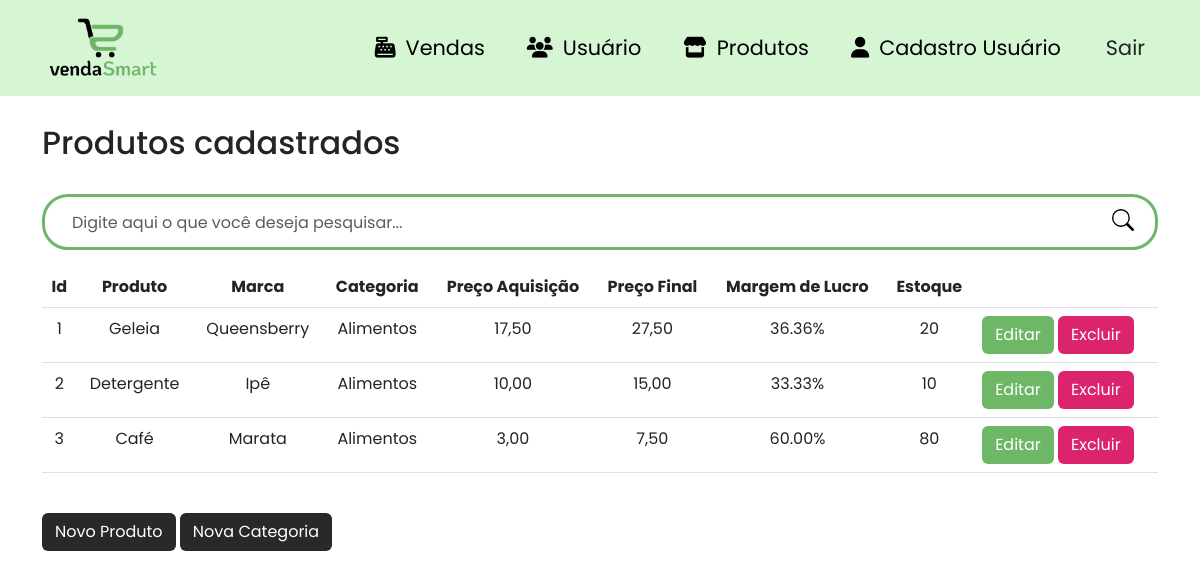
The app's page /produtos (signed in) with its own data.
### site_atividade/models/__init__.py (models this page shows, shortened)
class Produtos(database.Model):
    id_produtos = database.Column(database.Integer, primary_key=True)
    produto = database.Column(database.String, nullable=False)
    marca = database.Column(database.String, nullable=False)
    preco_aquisicao = database.Column(database.Float, nullable=False)
    preco = database.Column(database.Float, nullable=False)
    estoque = database.Column(database.Integer, nullable=False)
    margem_lucro = database.Column(database.Float, nullable=True)
    categoria_fk = database.Column(database.Integer, database.ForeignKey('categoria.id_categoria'), nullable=False)
    venda = database.relationship('Venda', backref='produto')

class Categoria(database.Model):
    id_categoria = database.Column(database.Integer, primary_key=True)
    categoria = database.Column(database.String, nullable=False)
    produtos = database.relationship('Produtos', backref='categoria', lazy=True)

### site_atividade/routers/__init__.py (the view)
@app.route("/produtos")
@login_required
def produtos():
    search_term = request.args.get('search')
    if search_term:
        produtos = Produtos.query.filter(Produtos.produto.ilike(f'%{search_term}%')).all()
    else:
        produtos = Produtos.query.all()
    categorias = Categoria.query.all()  # Obter todas as categorias
    return render_template('lista_produto.html', produtos=produtos, categorias=categorias)

### site_atividade/models/__init__.py (called while the page is built)
@login_manager.user_loader
def load_usuario(id_usuario):
    return Usuario.query.get(int(id_usuario))

### site_atividade/templates/lista_produto.html (shortened to what this page needs)
{% extends 'base.html' %}
{% block body %}
        <div class="container theme-showcase" role="main">
            <br>
            <div class="page-header">
                <h2 class="box-title col-md-12">Produtos cadastrados</h2>
            </div>
            <br>
            <div class="search-box">
                <form class="form-search" action="{{ url_for('produtos') }}" method="GET">
                    <div class="input-group form-group-search">
                        <input type="text" class="form-control form-control-search" placeholder="Digite aqui o que você deseja pesquisar..." id="search-input" name="search">
                        <span class="input-group-btn">
                            <button class="btn-search type="submit"></button>
                        </span>
                    </div>
                </form>
            </div>
            <div class="list-product">
                <table class="table table-hover scrollable-table">
                    <thead>
                        <tr>
                            <th class="text-center">Id</th>
                            <th class="text-center">Produto</th>
                            <th class="text-center">Marca</th>
                            <th class="text-center">Categoria</th>
                            <th class="text-center">Preço Aquisição</th>
                            <th class="text-center">Preço Final</th>
                            <th class="text-center">Margem de Lucro</th>
                            <th class="text-center">Estoque</th>
                            <th> </th>
                        </tr>
                    </thead>
                    <tbody>
                    {% for produto in produtos %}
                        <tr data-href="#">
                           </td> <td class="text-center"> {{ produto.id_produtos }} </td>
                            <td class="text-center">{{ produto.produto }}</td>
                            <td class="text-center">{{ produto.marca }}</td>
                            <td class="text-center">{{ produto.categoria.categoria }}</td>
                            <td class="text-center">{{ "{:.2f}".format(produto.preco_aquisicao).replace('.', ',') }}</td>
                            <td class="text-center">{{ "{:.2f}".format(produto.preco).replace('.', ',') }}</td>
                            <td class="text-center">{{ "{:.2f}%".format(produto.margem_lucro) }}</td>
                            <td class="text-center">{{ produto.estoque }}</td>
                            <td class="btn-edit-delete text-right">
                                <a class="btn btn-color1 text-white" data-toggle="modal" data-target="#editProdutoModal{{ produto.id_produtos }}">Editar</a>
                                <a class="btn btn-color2 text-white" data-toggle="modal" data-target="#deleteProdutoModal{{ produto.id_produtos }}">Excluir</a>
                            </td>
                        </tr>
                    {% endfor %}
                    </tbody>
                </table>
            </div>
            <br>
            <div class="pull-right">
                <button type="button" class="btn btn-color3" data-toggle="modal" data-target="#addProdutoModal">
                    Novo Produto
                </button>
                <button type="button" class="btn btn-color3" data-toggle="modal" data-target="#addCategoriaModal">
                    Nova Categoria
                </button>
            </div>
{% endblock %}

### site_atividade/static/css/product.css (style rules this page uses)
.list-product { max-height: 550px; overflow: auto; }
.scrollable-table { overflow-y: auto; }
.form-search { grid-template-rows: 100vh; }
.form-group-search { border: 3px solid #6DB766; border-radius: 26px; padding: 5px 15px; }
.form-control-search { width: 350px; height: 40px; border : none; }
.btn-search { float: right; width: 34px; height: 36px; border: none; background: #fff; }
input[type="text"] { outline: none; box-shadow: none !important; }

### site_atividade/static/css/style.css (style rules this page uses)
body { padding-top: 100px; font-family: 'Poppins', sans-serif; }
.btn-color1 { background-color: #6DB766; transition: .5s; }
.btn-color2 { background-color: #DC236D; transition: .5s; }
.btn-color3 { background-color: #292928; transition: .5s; color: #fff; }

### records on screen
Produtos: id_produtos "1", produto "Geleia", marca "Queensberry", categoria.categoria "Alimentos", preco_aquisicao "17,50", preco "27,50", margem_lucro "36.36%", estoque "20"
Produtos: id_produtos "2", produto "Detergente", marca "Ipê", categoria.categoria "Alimentos", preco_aquisicao "10,00", preco "15,00", margem_lucro "33.33%", estoque "10"
Produtos: id_produtos "3", produto "Café", marca "Marata", categoria.categoria "Alimentos", preco_aquisicao "3,00", preco "7,50", margem_lucro "60.00%", estoque "80"
